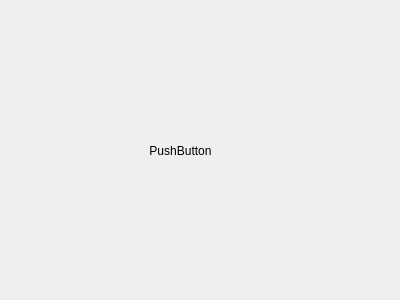
<?xml version="1.0" encoding="UTF-8"?>
<ui version="4.0">
 <class>MainWindow</class>
 <widget class="QMainWindow" name="MainWindow">
  <property name="geometry">
   <rect>
    <x>0</x>
    <y>0</y>
    <width>400</width>
    <height>300</height>
   </rect>
  </property>
  <property name="windowTitle">
   <string>MainWindow</string>
  </property>
  <widget class="QWidget" name="centralWidget">
   <widget class="QLabel" name="label">
    <property name="geometry">
     <rect>
      <x>-40</x>
      <y>-30</y>
      <width>441</width>
      <height>331</height>
     </rect>
    </property>
    <property name="text">
     <string/>
    </property>
    <property name="scaledContents">
     <bool>true</bool>
    </property>
   </widget>
   <widget class="QPushButton" name="pB">
    <property name="geometry">
     <rect>
      <x>-60</x>
      <y>-20</y>
      <width>481</width>
      <height>341</height>
     </rect>
    </property>
    <property name="text">
     <string>PushButton</string>
    </property>
    <property name="flat">
     <bool>true</bool>
    </property>
   </widget>
  </widget>
 </widget>
 <layoutdefault spacing="6" margin="11"/>
 <resources/>
 <connections/>
</ui>
